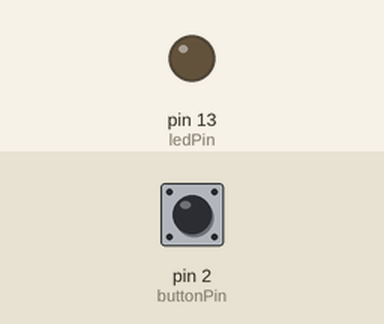
Recording of a sketch running on a simulated Arduino Uno, built with avr-gcc and run on an emulated ATmega328P. Parts: output pins drawn as LEDs (lit = HIGH). Inputs (shaded band) come from the test bench; at power-on: pin 2 (buttonPin) LOW.

Above: at 1.2 s.
1.3 s: pin 2 (buttonPin) pulled HIGH for 0.15 s
At 1.37 s:
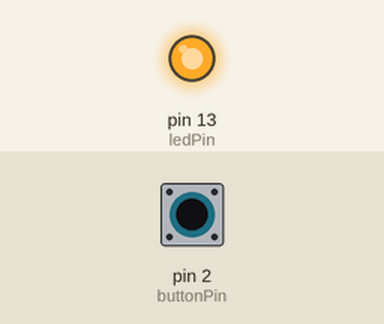
2.9 s: pin 2 (buttonPin) pulled HIGH for 3.2 s
At 6.5 s:
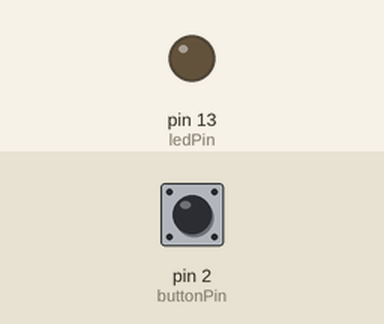
Timing chart, 0 to 8.0 s (numbered marks = the images above; inputs shaded):
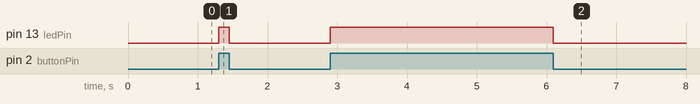

Measured:
- after the input at 1.3 s, pin 13 (ledPin): LOW → HIGH at once, → LOW 0.15 s later
- after the input at 2.9 s, pin 13 (ledPin): LOW → HIGH at once, → LOW 3.2 s later

The sketch:

Button_test.ino
```cpp
#include <Arduino.h>

const int buttonPin = 2;     // the number of the yellow button pin
const int ledPin =  13;      // the number of the LED pin (build-in)

int buttonState = 0;

void setup() {
  // initialize the LED pin as an output:
  pinMode(ledPin, OUTPUT);
  // initialize the pushbutton pin as an input:
  pinMode(buttonPin, INPUT);
}

void loop() {
  // read the state of the pushbutton value:
  buttonState = digitalRead(buttonPin);

  // check if the pushbutton is pressed. If it is, the buttonState is HIGH:
  if (buttonState == HIGH) {
    // turn LED on:
    digitalWrite(ledPin, HIGH);
  } else {
    // turn LED off:
    digitalWrite(ledPin, LOW);
  }
}
```
